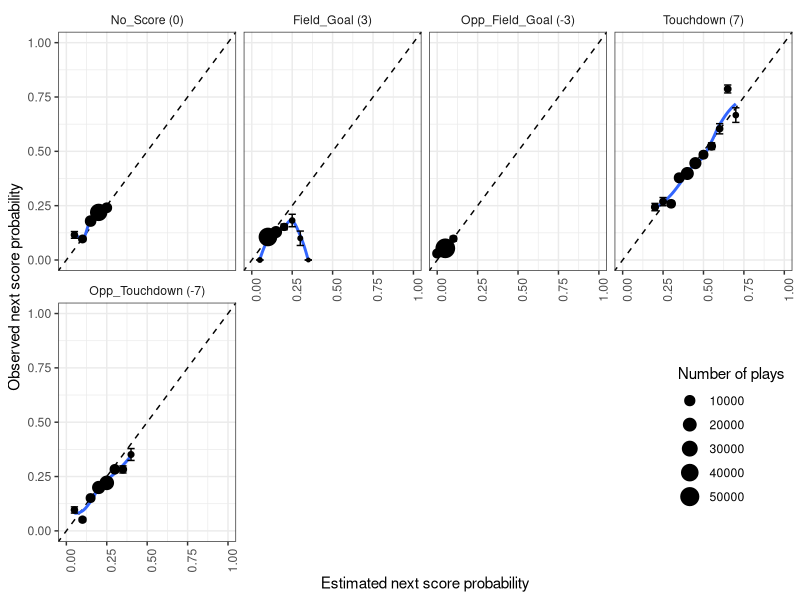

R code for this plot:
## ---- chunk 1
# Libraries
require(ggplot2)
require(tidyverse)
require(dplyr)
require(nnet)
require(nnet)
require(caret)
## ---- chunk 2
df <- read.csv("PAC-2022-Cleaned-pbp.csv")
## ---- chunk 3
df <- df[df$Next_Score_Half %in% c("Field_Goal", "Opp_Field_Goal", "Touchdown", "Opp_Touchdown", "No_Score"),]
df$Next_Score_Half <- factor(df$Next_Score_Half, levels = c("No_Score", 
                                                            "Field_Goal", 
                                                            "Opp_Field_Goal",
                                                            "Touchdown",
                                                            "Opp_Touchdown"))
## ---- chunk 4
# Y: df$Next_Score_Half
# X: df$Down, log(df$Distance.to.Touchdown)
mult.log.model <- multinom(factor(Next_Score_Half) ~ factor(Down)
                           + log(Distance.to.Touchdown), data = df, maxit = 300)
summary(mult.log.model)
### how do i change the reference category to "No Score"?
## ---- chunk 5
init_loso_cv_preds <- map_dfr(unique(df), 
          function(x) {
            # Separate test and training data:
            ## 75% of the sample size
            smp_size <- floor(0.75 * nrow(df))
            set.seed(1)
            train_ind <- sample(seq_len(nrow(df)), size = smp_size)
            train_data <- df[train_ind, ]
            test_data <- df[-train_ind, ]
            
            # Fit multinomial logistic regression model:
            ep_model <- multinom(factor(Next_Score_Half) ~ factor(Down)
                           + log(Distance.to.Touchdown), data = train_data, maxit = 300)
            
            # Return dataset of class probabilities:
            predict(ep_model, newdata = test_data, type = "probs") %>%
              as_tibble() %>%
              mutate(Next_Score_Half = test_data$Next_Score_Half)
            })
## ---- chunk 6
ep_cv_loso_calibration_results <- init_loso_cv_preds %>%
  pivot_longer(No_Score:Opp_Touchdown,
               names_to = "next_score_type",
               values_to = "pred_prob") %>%
  mutate(bin_pred_prob = round(pred_prob / 0.05) * .05) %>%
  group_by(next_score_type, bin_pred_prob) %>%
  summarize(n_plays = n(), 
            n_scoring_event = length(which(Next_Score_Half == next_score_type)),
            bin_actual_prob = n_scoring_event / n_plays,
            bin_se = sqrt((bin_actual_prob * (1 - bin_actual_prob)) / n_plays)) %>%
  ungroup() %>%
  mutate(bin_upper = pmin(bin_actual_prob + 2 * bin_se, 1),
         bin_lower = pmax(bin_actual_prob - 2 * bin_se, 0))
## ---- chunk 7
ep_cv_loso_calibration_results <- na.omit(ep_cv_loso_calibration_results)
ep_cv_loso_calibration_results %>%
  mutate(next_score_type = fct_relevel(next_score_type, "No_Score", "Field_Goal", 
                                       "Opp_Field_Goal", "Touchdown", "Opp_Touchdown"),
  next_score_type = fct_recode(next_score_type,
                               "No_Score (0)" = "No_Score", 
                               "Field_Goal (3)" = "Field_Goal",
                               "Opp_Field_Goal (-3)" = "Opp_Field_Goal",
                               "Touchdown (7)" = "Touchdown",
                               "Opp_Touchdown (-7)" = "Opp_Touchdown")) %>%
  ggplot(aes(x = bin_pred_prob, y = bin_actual_prob)) +
  geom_abline(slope = 1, intercept = 0, color = "black", linetype = "dashed") +
  geom_smooth(se = FALSE) + 
  geom_point(aes(size = n_plays)) +
  geom_errorbar(aes(ymin = bin_lower, ymax = bin_upper)) + #coord_equal() +   
  scale_x_continuous(limits = c(0,1)) + 
  scale_y_continuous(limits = c(0,1)) + 
  labs(size = "Number of plays", x = "Estimated next score probability", 
       y = "Observed next score probability") + 
  theme_bw() + 
  theme(strip.background = element_blank(), 
        axis.text.x = element_text(angle = 90), 
        legend.position = c(1, .05), legend.justification = c(1, 0)) +
  facet_wrap(~ next_score_type, ncol = 4)
